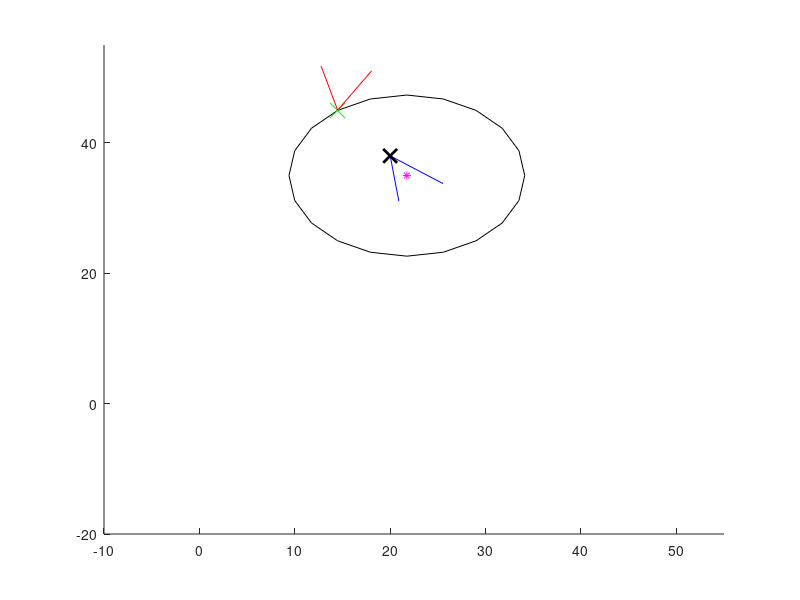

Reproduce this figure in MATLAB.
clear
clearvars
clc
tic
CR_Pose = [3 2 2*pi/4]; %initial location of charging robot: [xpos ypos orientation]
SN_Pose = [20 38 2*pi/3]; %location of sensor node. for this code we assume it's stationary
hold on
%% this is just drawing the charging robot and sensor node. for simulation purposes
mag = 7;
CR_angx1 = [CR_Pose(1), CR_Pose(1)+mag*cos(CR_Pose(3)+ pi + pi/8)];
CR_angy1 = [CR_Pose(2), CR_Pose(2)+mag*sin(CR_Pose(3)+ pi + pi/8)];
CR_angx2 = [CR_Pose(1), CR_Pose(1)+mag*cos(CR_Pose(3)+ pi - pi/8)];
CR_angy2 = [CR_Pose(2), CR_Pose(2)+mag*sin(CR_Pose(3)+ pi - pi/8)];
CR_ang1 = plot(CR_angx1,CR_angy1,'r');
CR_ang2 = plot(CR_angx2,CR_angy2,'r');
SN_angx1 = [SN_Pose(1), SN_Pose(1)+mag*cos(SN_Pose(3)+ pi + pi/8)];
SN_angy1 = [SN_Pose(2), SN_Pose(2)+mag*sin(SN_Pose(3)+ pi + pi/8)];
SN_angx2 = [SN_Pose(1), SN_Pose(1)+mag*cos(SN_Pose(3)+ pi - pi/8)];
SN_angy2 = [SN_Pose(2), SN_Pose(2)+mag*sin(SN_Pose(3)+ pi - pi/8)];
SN_ang1 = plot(SN_angx1,SN_angy1,'b');
SN_ang2 = plot(SN_angx2,SN_angy2,'b');
xlim([-10 55])
ylim([-20 55])

%% Parameters
rad = 3;
%mag = 5;
wheelDist = 3;
mult = 2;
goalRadius = 0.1;
throttle = 8;
slowdown = 0.5;
t = 0.5; %time driving at these velocities
vmax = throttle*slowdown;
bodRad = sqrt((CR_angx1(2) - CR_angx2(2))^2 + ((CR_angy1(2) - CR_angy2(2))^2))+3 ;
collRad = bodRad+4;
botCenter = [SN_Pose(1) + (mag/2)*cos(SN_Pose(3) + pi), SN_Pose(2) + (mag/2)*sin(SN_Pose(3) + pi)];
%% Charging Robot
CurrentPose = CR_Pose;
%% Sensor Node
Goal = SN_Pose(1:2);
plot(Goal(1),Goal(2),'xk','LineWidth',2,'MarkerSize',10);
%% plot center of robot and head of robot
angs = 0:pi/10:2*pi;
x = botCenter(1) + collRad*cos(angs);
y = botCenter(2) + collRad*sin(angs);
circArray = [x' y'];
circ=plot(x,y,'k'); 
plot(botCenter(1),botCenter(2),'m*', 'MarkerSize',6);
%% calculates where charging robot needs to go to in order to have charging robot and sensor node face to face
for cc = 1:21
    dist(cc) = norm(Goal-circArray(cc,:));
end
dist = dist'
[minDist,rowInd] = min(dist);
plot(circArray(rowInd,1),circArray(rowInd,2),'gx','MarkerSize',11);
Goal = circArray(rowInd,:);
distanceToGoal = norm(CurrentPose(1:2) - Goal);

%% calculates left and right wheel thrusts
while (distanceToGoal > goalRadius) 
    
        dx = Goal(1) - CurrentPose(1);
        dy = Goal(2) - CurrentPose(2);
        theta = -(CurrentPose(3) - pi/2);
        tx = dx*cos(theta) - dy*sin(theta);
        ty = dx*sin(theta) + dy*cos(theta);
        if abs(tx) < 0.005*distanceToGoal && ty > 0
            vRight = vmax;
            vLeft = vRight;
            %angVel = 0; %angVel is not necessary for the robots. ignore all instances
        elseif abs(tx) < distanceToGoal && ty < 0
            if tx > 0
                vLeft = 1;
                vRight = -vmax;
                %angVel = (vRight - vLeft) / wheelDist;
            else 
                vLeft = -vmax;
                vRight = 1;
                %angVel = (vRight - vLeft) / wheelDist;
            end
        else
            r = distanceToGoal^2 / (2*abs(tx));
            if tx > 0
                vLeft = vmax;
                vRight = vmax*(r - wheelDist/2)/(r + wheelDist/2);
                %angVel = (vRight - vLeft) / wheelDist
            else
                vLeft = vmax*(r - wheelDist/2)/(r + wheelDist/2);
                vRight = vmax;
                %angVel = (vRight - vLeft) / wheelDist;
            end
        
        end
        
        vSum = vLeft+vRight;
        vDiff = vRight-vLeft;
        Theta = CurrentPose(3) + vDiff*t/wheelDist;
        if(vDiff==0)
            CurrentLocation(1) = vRight*t*cos(CurrentPose(3)) + CurrentPose(1);
            CurrentLocation(2) = vLeft*t*sin(CurrentPose(3)) + CurrentPose(2);
        else
            CurrentLocation(1) = CurrentPose(1) + wheelDist*vSum/(2*vDiff)*(sin((vDiff)*t/wheelDist + CurrentPose(3)) - sin(CurrentPose(3)));
            CurrentLocation(2) = CurrentPose(2) - wheelDist*vSum/(2*vDiff)*(cos((vDiff)*t/wheelDist + CurrentPose(3)) - cos(CurrentPose(3)));
        end
            
        
        

    
    % should check location of Goal somewhere here. If Goal is the same
    % then continue. If not compute new distanceToGoal
    % The if statements is just a crude method to get Goal to move in different
    % locations. For our purposes, this chunk of code will be replace by a
    % shorter code that gets information about the coordinates of the
    % sensor nodes from the camera
    
    
    CurrentPose = [CurrentLocation Theta]
    pause(0.8)
    
    delete(CR_ang1)
    delete(CR_ang2)
    hold on

    CR_angx1 = [CurrentPose(1), CurrentPose(1)+mag*cos(CurrentPose(3)+ pi + pi/8)];
    CR_angy1 = [CurrentPose(2), CurrentPose(2)+mag*sin(CurrentPose(3)+ pi + pi/8)];
    CR_angx2 = [CurrentPose(1), CurrentPose(1)+mag*cos(CurrentPose(3)+ pi - pi/8)];
    CR_angy2 = [CurrentPose(2), CurrentPose(2)+mag*sin(CurrentPose(3)+ pi - pi/8)];
    CR_ang1 = plot(CR_angx1,CR_angy1,'r');
    CR_ang2 = plot(CR_angx2,CR_angy2,'r');
   
        
     
        
       
    distanceToGoal = norm(CurrentPose(1:2) - Goal) 
         
    
end
%% PID controller should be here to make final orientation of charging robot equal to
% SN_Pose(3)+pi (CurrentPose(3)==SN_Pose(3)+pi
%{
if (CurrentPose(3) ~= SN_Pose(3)+pi)
    while (CurrentPose(3) < SN_Pose(3)+(pi-pi/5)) || (CurrentPose(3) > SN_Pose(3)+(pi+pi/5))
                dx = Goal(1) - CurrentPose(1);
                dy = Goal(2) - CurrentPose(2);
                theta = -(CurrentPose(3) - pi/2);
                tx = dx*cos(theta) - dy*sin(theta);
                ty = dx*sin(theta) + dy*cos(theta);
                if abs(tx) < 0.005*distanceToGoal && ty > 0
                    vRight = vmax;
                    vLeft = vRight;
                    %angVel = 0; %angVel is not necessary for the robots. ignore all instances
                elseif abs(tx) < distanceToGoal && ty < 0
                    if tx > 0
                        vLeft = 1;
                        vRight = -vmax;
                        %angVel = (vRight - vLeft) / wheelDist;
                    else 
                        vLeft = -vmax;
                        vRight = 1;
                        %angVel = (vRight - vLeft) / wheelDist;
                    end
                else
                    r = distanceToGoal^2 / (2*abs(tx));
                    if tx > 0
                        vLeft = vmax;
                        vRight = vmax*(r - wheelDist/2)/(r + wheelDist/2);
                        %angVel = (vRight - vLeft) / wheelDist
                    else
                        vLeft = vmax*(r - wheelDist/2)/(r + wheelDist/2);
                        vRight = vmax;
                        %angVel = (vRight - vLeft) / wheelDist;
                    end
        
                end
        
                vSum = vLeft+vRight;
                vDiff = vRight-vLeft;
                Theta = CurrentPose(3) + vDiff*t/wheelDist;
                if(vDiff==0)
                    CurrentLocation(1) = vRight*t*cos(CurrentPose(3)) + CurrentPose(1);
                    CurrentLocation(2) = vLeft*t*sin(CurrentPose(3)) + CurrentPose(2);
                else
                    CurrentLocation(1) = CurrentPose(1) + wheelDist*vSum/(2*vDiff)*(sin((vDiff)*t/wheelDist + CurrentPose(3)) - sin(CurrentPose(3)));
                    CurrentLocation(2) = CurrentPose(2) - wheelDist*vSum/(2*vDiff)*(cos((vDiff)*t/wheelDist + CurrentPose(3)) - cos(CurrentPose(3)));
                end
            
        
        

    
    % should check location of Goal somewhere here. If Goal is the same
    % then continue. If not compute new distanceToGoal
    % The if statements is just a crude method to get Goal to move in different
    % locations. For our purposes, this chunk of code will be replace by a
    % shorter code that gets information about the coordinates of the
    % sensor nodes from the camera
    
    
            CurrentPose = [CurrentLocation Theta]
            pause(0.8)
    
            delete(CR_ang1)
            delete(CR_ang2)
            hold on

            CR_angx1 = [CurrentPose(1), CurrentPose(1)+mag*cos(CurrentPose(3)+ pi + pi/8)];
            CR_angy1 = [CurrentPose(2), CurrentPose(2)+mag*sin(CurrentPose(3)+ pi + pi/8)];
            CR_angx2 = [CurrentPose(1), CurrentPose(1)+mag*cos(CurrentPose(3)+ pi - pi/8)];
            CR_angy2 = [CurrentPose(2), CurrentPose(2)+mag*sin(CurrentPose(3)+ pi - pi/8)];
            CR_ang1 = plot(CR_angx1,CR_angy1,'r');
            CR_ang2 = plot(CR_angx2,CR_angy2,'r');

    end
end
%}


elapsedTime = toc





